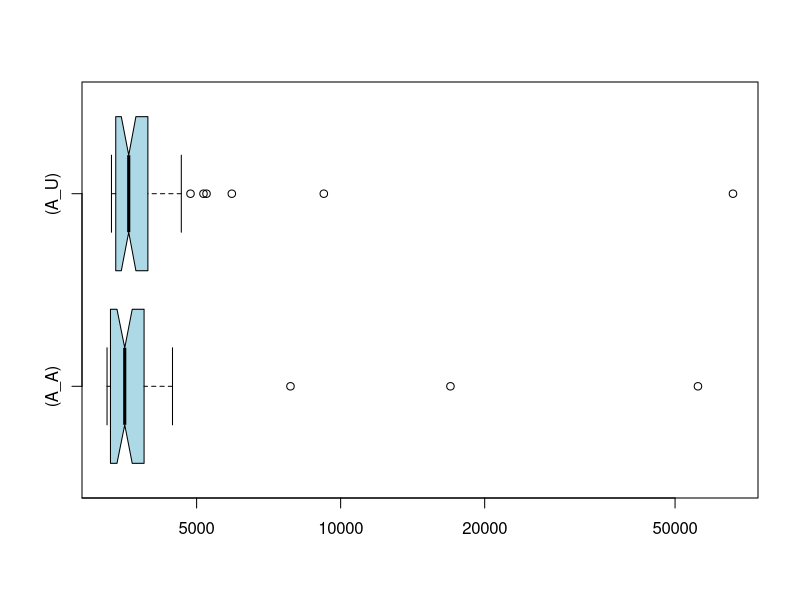

This chart was generated by the following R code:
if (exists("A_A")) remove("A_A")
if (exists("A_U")) remove("A_U")
if (exists("C_A")) remove("C_A")
if (exists("C_U")) remove("C_U")
A_U<-c(66068,4572,4004,3473,3362,3721,3388,3676,3374,3601,3381,3423,3341,3886,3370,3359,3383,3941,3477,4645,3867,3845,3351,4211,3442,3430,3319,3410,3356,3466,5923,4855,5168,3955,4101,3794,3697,9222,3359,3374,3786,3561,3612,5244,3496,3460,3598,4418,3674,3742)
A_A<-c(55825,16963,3738,4239,3388,3886,3424,3546,3663,4347,3390,3294,3253,3590,3569,3430,3255,3303,3272,3280,3855,3783,3328,3689,3321,3255,3497,3249,3315,3283,3385,3959,7855,3867,3310,3882,3275,3698,3530,3283,3303,4011,4042,3983,4452,3887,3883,3293,3413,3743)
if (exists("A_U")) boxplot.stats(A_U)
if (exists("A_A")) boxplot.stats(A_A)
if (exists("C_U")) boxplot.stats(C_U)
if (exists("C_A")) boxplot.stats(C_A)
if (exists("A_U")) summary(A_U)
if (exists("A_A")) summary(A_A)
if (exists("C_U")) summary(C_U)
if (exists("C_A")) summary(C_A)
if (exists("A_U")) boxplot(A_A,A_U,col="lightblue",horizontal=TRUE,log="x",match=TRUE,names=c("(A_A)","(A_U)"),notch=TRUE)
if (exists("C_U")) boxplot(C_A,C_U,col="lightblue",horizontal=TRUE,log="x",match=TRUE,names=c("(C_A)","(C_U)"),notch=TRUE)
